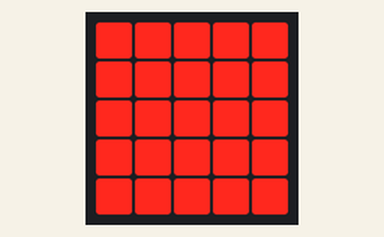
A program run on a simulated BBC micro:bit (MakeCode). Shown: the board's 5×5 LED display.

Above: at 0.3 s.
At 0.8 s:
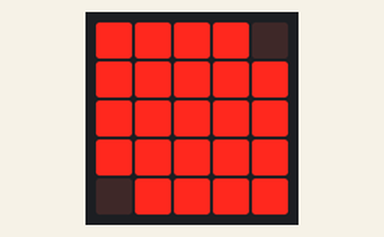
At 1.8 s:
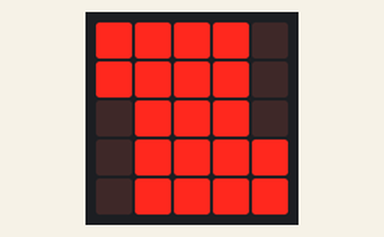
At 3.3 s:
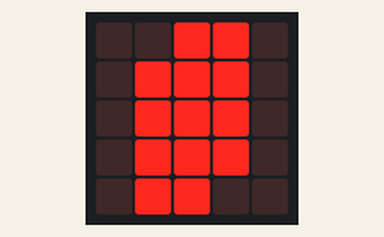
At 4.8 s:
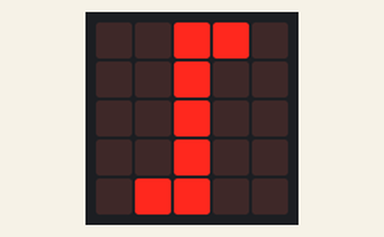
At 6.3 s:
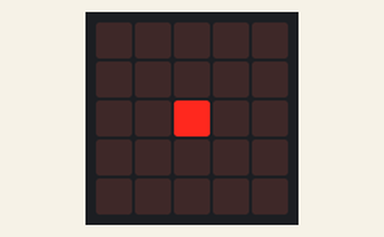

Measured:
- by itself, everything shown: repeats every 6.8 s, in 14 steps
- what the display in image 0 shows lasts 0.5 s, from 0.2 s to 0.7 s

The program:

main.ts
```typescript
basic.forever(function () {
    basic.pause(200)
    basic.showLeds(`
        # # # # #
        # # # # #
        # # # # #
        # # # # #
        # # # # #
        `)
    basic.pause(100)
    basic.showLeds(`
        # # # # .
        # # # # #
        # # # # #
        # # # # #
        . # # # #
        `)
    basic.pause(100)
    basic.showLeds(`
        # # # # .
        # # # # .
        # # # # #
        . # # # #
        . # # # #
        `)
    basic.pause(100)
    basic.showLeds(`
        # # # # .
        # # # # .
        . # # # .
        . # # # #
        . # # # #
        `)
    basic.pause(100)
    basic.showLeds(`
        # # # # .
        . # # # .
        . # # # .
        . # # # .
        . # # # #
        `)
    basic.pause(100)
    basic.showLeds(`
        . # # # .
        . # # # .
        . # # # .
        . # # # .
        . # # # .
        `)
    basic.pause(100)
    basic.showLeds(`
        . . # # .
        . # # # .
        . # # # .
        . # # # .
        . # # . .
        `)
    basic.pause(100)
    basic.showLeds(`
        . . # # .
        . . # # .
        . # # # .
        . # # . .
        . # # . .
        `)
    basic.pause(100)
    basic.showLeds(`
        . . # # .
        . . # # .
        . . # . .
        . # # . .
        . # # . .
        `)
    basic.pause(100)
    basic.showLeds(`
        . . # # .
        . . # . .
        . . # . .
        . . # . .
        . # # . .
        `)
    basic.pause(100)
    basic.showLeds(`
        . . # . .
        . . # . .
        . . # . .
        . . # . .
        . . # . .
        `)
    basic.pause(100)
    basic.showLeds(`
        . . . . .
        . . # . .
        . . # . .
        . . # . .
        . . . . .
        `)
    basic.pause(100)
    basic.showLeds(`
        . . . . .
        . . . . .
        . . # . .
        . . . . .
        . . . . .
        `)
    basic.pause(100)
    basic.clearScreen()
    basic.pause(100)
})
```

test.ts
```typescript
// здесь помещаются тесты; они не будут скомпилированы, пока пакет используется в качестве расширения.
```
